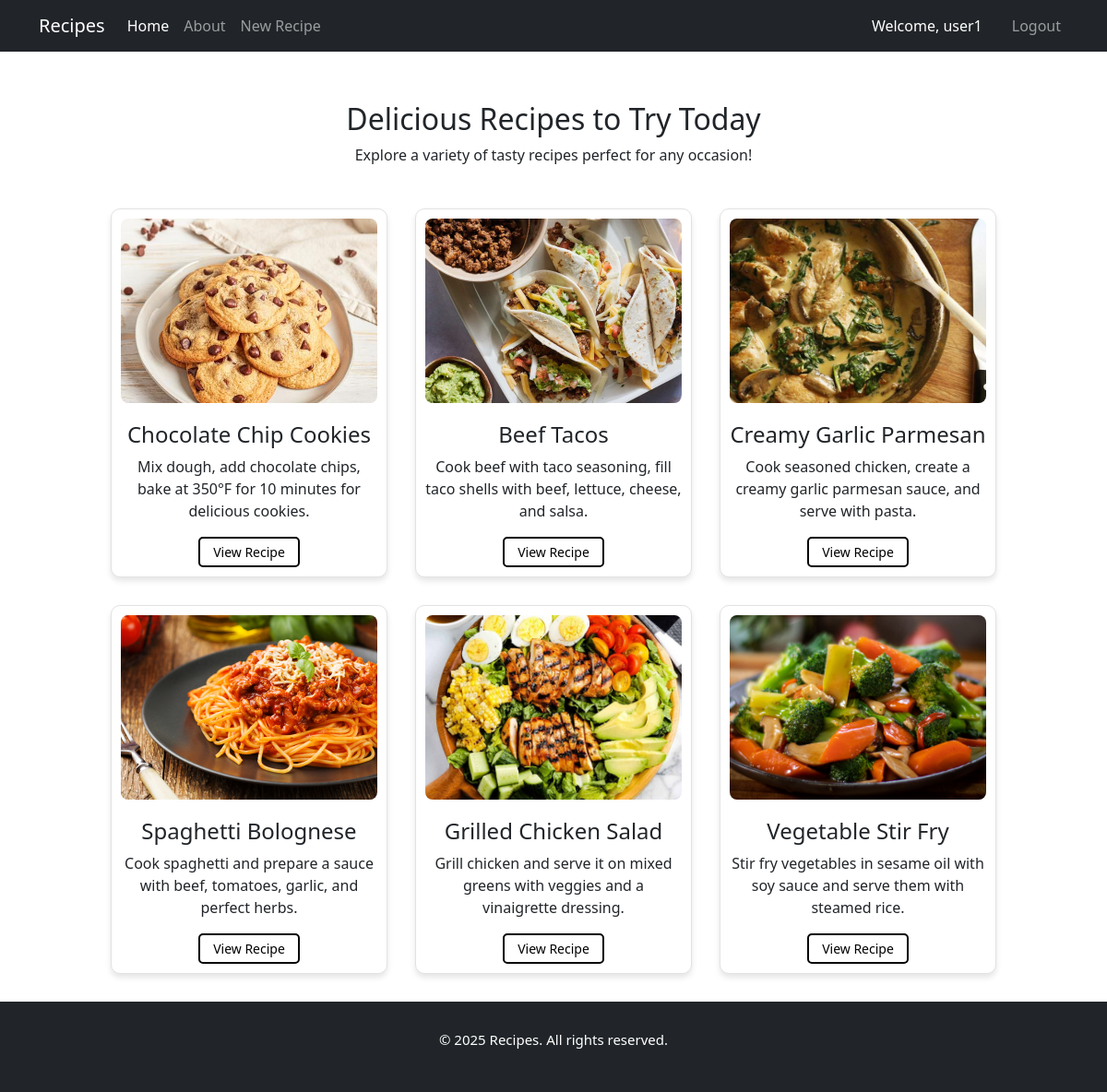
/home/ (signed in), run on the app's committed database.
### recipes/models.py (models this page shows, shortened)
class Recipe(models.Model):
    title = models.CharField(max_length=100)
    description = models.TextField()
    image = models.ImageField(upload_to='recipes/images', blank=True, null=True)
    author = models.ForeignKey(User, on_delete=models.CASCADE)
    created_at = models.DateTimeField(auto_now_add=True)
    updated_at = models.DateTimeField(auto_now=True)

### recipes/views.py (the view)
# urls.py: path('home/', views.RecipeListView.as_view(), name="recipes-home"),
class RecipeListView(LoginRequiredMixin, ListView):
    model = models.Recipe
    template_name = 'recipes/home.html'
    context_object_name = 'recipes'
    def get_context_data(slef, **kwargs):
        context = super().get_context_data(**kwargs)
        context['title'] = "Recipes | Home"
        return context

### recipes/templates/recipes/home.html
{% extends 'recipes/base.html' %}
{% block content %}
<div class="recipe-intro" style="padding: 30px;">
    <h2>Delicious Recipes to Try Today</h2>
    <p style="text-align: center;">Explore a variety of tasty recipes perfect for any occasion!</p>
</div>
<div class="recipe-container">
    {% for recipe in recipes %}
        <div class="recipe-card">
            <img src="{{ recipe.image.url }}" alt="{{ recipe.title }}">
            <h4>{{ recipe.title }}</h4>
            <p class="ll">{{ recipe.description }}</p>
            <div>
                <a href="{% url 'recipe-detail' recipe.pk %}" class="rec-li">View Recipe</a>
            </div>
        </div>
    {% endfor %}
</div>
{% endblock content %}

### recipes/templates/recipes/base.html (shortened to what this page needs)
{% load static %}
<!DOCTYPE html>
<html lang="en">
<head>
    <link href="https://cdn.jsdelivr.net/npm/bootstrap@5.3.3/dist/css/bootstrap.min.css"
          rel="stylesheet"
>
    <link rel="stylesheet" href="{% static 'users/css/custom.css' %}">
    <link rel="stylesheet" href="{% static 'recipes/css/custom.css' %}">
</head>
<body>
    <nav class="navbar navbar-expand-lg navbar-dark bg-dark">
        <div class="container">
                <a class="navbar-brand" href="{% url 'recipes-landing' %}">Recipes</a>
                <div class="collapse navbar-collapse" id="navbarNav">
                    <ul class="navbar-nav">
                        <li class="nav-item">
                            <a class="nav-link" aria-current="page" href="{% url 'recipes-home' %}">Home</a>
                        </li>
                        <li class="nav-item">
                            <a class="nav-link" href="{% url 'recipes-about' %}">About</a>
                        </li>
                        {% if user.is_authenticated %}
                        <li class="nav-item">
                            <a class="nav-link" href="{% url 'recipe-create' %}">New Recipe</a>
                        </li>
                        {% endif %}
                    </ul>
                </div>
                <div class="navbar-nav">
                    {% if user.is_authenticated %}
                    <p class="nav-item nav-link mb-0 text-white me-3 ">Welcome, {{user.username}}</p>
                    <a href="{% url 'user-logout' %}" class="nav-link nav-item">Logout</a>
                    {% else %}
                    <a href="{% url 'user-login' %}" class="nav-link nav-item">Login</a>
                    <a href="{% url 'user-register' %}" class="nav-link nav-item">Signup</a>
                    {% endif %}
                </div>
        </div>
    </nav>
    <div class="container mt-4 col-10"  style="display: flex; flex-direction: column; align-items: center; justify-content: center; ">
        {% block content %}
        {% endblock content %}
    </div>
    <div class="footer">
        <p>&copy; {% now "Y" %} Recipes. All rights reserved.</p>
    </div>
</body>
</html>

### static/users/css/custom.css (style rules this page uses)
body { height: 100%; }
.footer { padding: 30px; background-color: rgb(33, 37, 41, 1); }
.footer p { color: white; font-size: 15px; text-align: center; }

### static/recipes/css/custom.css (style rules this page uses)
.recipe-container { display: flex; flex-wrap:wrap-reverse; gap: 30px; justify-content: center; margin-bottom: 30px; }
.recipe-card { width: 300px; background: #fff; padding: 10px; border-radius: 10px; box-shadow: 0 4px 6px rgba(0, 0, 0, 0.1); text-align: center; border: 1px solid rgb(226, 226, 226); }
.recipe-card img { margin-bottom: 20px; width: 100%; height: 200px; object-fit: cover; border-radius: 8px; }
.rec-li { font-size: 14px; display: inline-block; padding: 4px 14px; background: #ffffff; color: #000000; text-decoration: none; border-radius: 5px; border: 2px solid black; }

### data on the page
Recipe: image (picture), title "Spaghetti Bolognese", description "Cook spaghetti and prepare a sauce with beef, tomatoes, garlic, and perfect herbs."
Recipe: image (picture), title "Grilled Chicken Salad", description "Grill chicken and serve it on mixed greens with veggies and a vinaigrette dressing."
Recipe: image (picture), title "Vegetable Stir Fry", description "Stir fry vegetables in sesame oil with soy sauce and serve them with steamed rice."
Recipe: image (picture), title "Chocolate Chip Cookies", description "Mix dough, add chocolate chips, bake at 350°F for 10 minutes for delicious cookies."
Recipe: image (picture), title "Beef Tacos", description "Cook beef with taco seasoning, fill taco shells with beef, lettuce, cheese, and salsa."
Recipe: image (picture), title "Creamy Garlic Parmesan", description "Cook seasoned chicken, create a creamy garlic parmesan sauce, and serve with pasta."

### other printed values
{{ user.username }} "user1"
